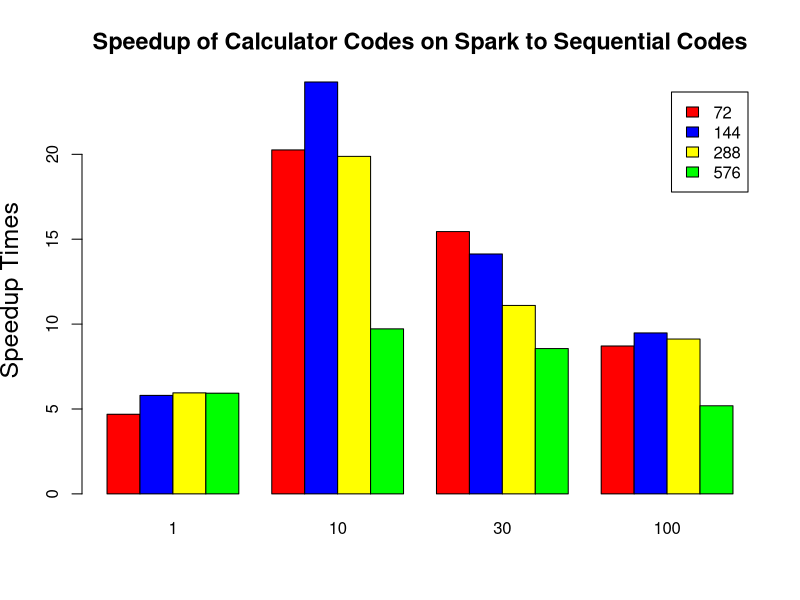
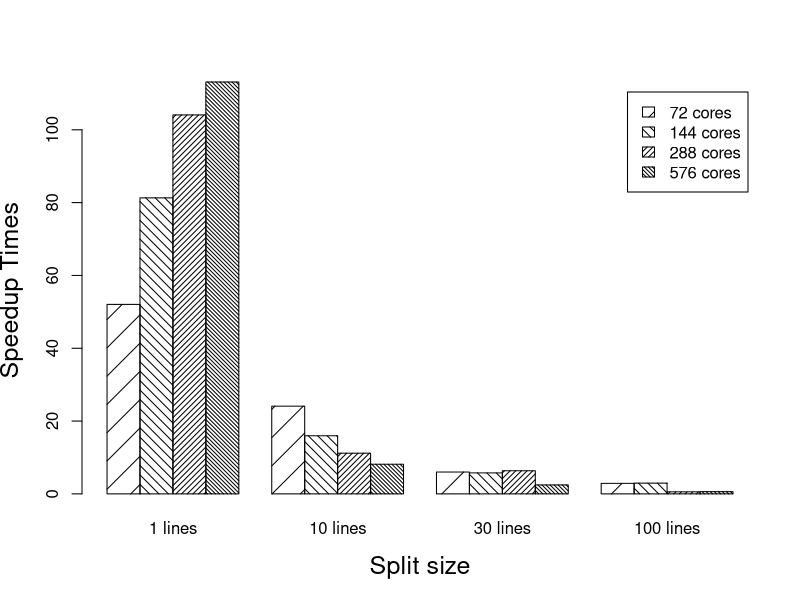
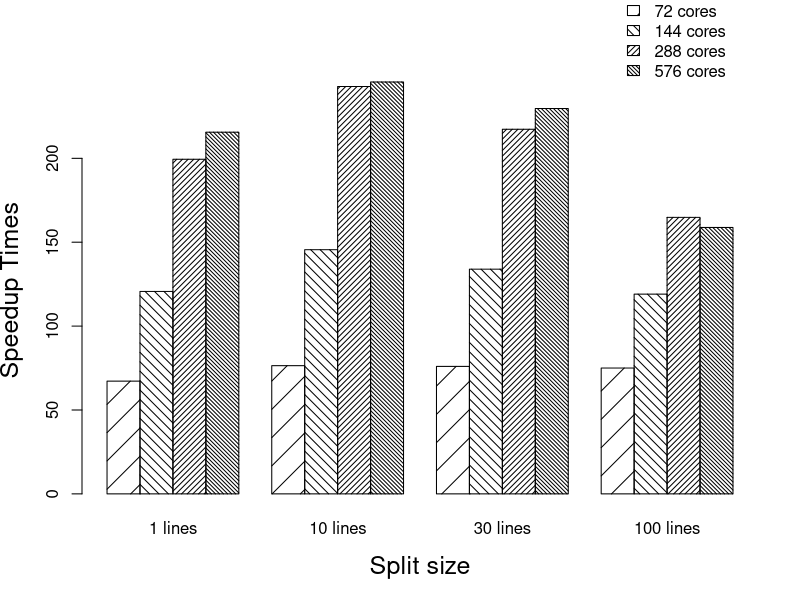

Here is the R script that generated these plots, in order: (Note: this script raises an error after producing the figures.)

# Calc Speedup

calcData <- structure(list(S1= c(4.69,5.80,5.95,5.93), 
                       S10 = c(20.26,24.26,19.88,9.72), 
                       S30 = c(15.45,14.13,11.10,8.56), 
                       S100 = c(8.71,9.48,9.12,5.19)), 
                       .Names = c("1", "10", "30", "100"), class = "data.frame", row.names = c("72","144","288","576"))
attach(calcData)
print(calcData)

colours <- c("red", "blue", "yellow", "green")

barplot(as.matrix(calcData), main="Speedup of Calculator Codes on Spark to Sequential Codes", ylab = "Speedup Times", 
        cex.lab = 1.5, cex.main = 1.4, beside=TRUE, legend = TRUE, col=colours)

#Hist Speedup

histData <- structure(list(S1= c(52.04,81.31,104.08,113.13), 
                       S10 = c(24.09,15.96,11.17,8.14), 
                       S30 = c(6.00,5.76,6.35,2.46 ), 
                       S100 = c(2.89,2.95,0.56,0.61 )), 
                       .Names = c("1 lines", "10 lines", "30 lines", "100 lines"), 
                       class = "data.frame", row.names = c("72 cores","144 cores","288 cores","576 cores"))
attach(histData)
print(histData)

colours <- c("red", "blue", "yellow", "green")

barplot(as.matrix(histData), xlab = "Split size", ylab = "Speedup Times", 
        cex.lab = 1.5, cex.main = 1.4, beside=TRUE, legend = TRUE, col=1, lwd=1:2, angle=c(45, 135), density=seq(5,35,10))



#Hilbert Filter Speedup

htfData <- structure(list(S1= c(67.20,120.67,199.43,215.57 ), 
                       S10 = c(76.42,145.54,242.81,245.49 ), 
                       S30 = c(75.98,133.93,217.32,229.69 ), 
                       S100 = c(75.01,119.05,164.81,158.78 )), 
                       .Names = c("1 lines", "10 lines", "30 lines", "100 lines"), 
                       class = "data.frame", row.names = c("72 cores","144 cores","288 cores","576 cores"))
attach(htfData)
print(htfData)

colours <- c("red", "blue", "yellow", "green")

barplot(as.matrix(htfData), xlab = "Split size",ylab = "Speedup Times", 
        cex.lab = 1.5, cex.main = 1.4, beside=TRUE, legend = TRUE, col=1, lwd=1:2, angle=c(45, 135), density=seq(5,35,10),
       args.legend = list(x = 20, y=300, bty = "n"))


#FFT Speedup

fftData <- structure(list(S1= c(133.49,235.77,264.04,161.90), 
                       S10 = c(3268.34,3603.01,3327.53,2362.54), 
                       S30 = c(60793.45,67307.03,49185.91,42175.90)), 
                       .Names = c("3x3x3", "9x9x9", "17x17x17"), 
                       class = "data.frame", row.names = c("72 cores","144 cores","288 cores","576 cores"))
attach(fftData)
print(fftData)

colours <- c("red", "blue", "yellow", "green")

barplot(as.matrix(fftData), main="Speedup of FFT Codes on Spark to Sequential Codes", ylab = "Speedup Times", 
        cex.lab = 1.5, cex.main = 1.4, beside=TRUE, legend = TRUE, log="y", col=1, lwd=1:2, angle=c(45, 135), density=seq(5,35,10))



#Jacobi Speedup


jacobiData <- structure(list(S1  = c(4.32,  3.13,  3.10,  2.67), 
                             S10 = c(8.52,  11.76, 14.60, 15.01 ), 
                             S30 = c(30.47, 37.80, 40.90, 39.81 )), 
                       .Names = c("Broadcast Var.", "Cassandra DB", "Boundary RDD"), 
                       class = "data.frame", row.names = c("72 cores","144 cores","288 cores","576 cores"))
attach(jacobiData)
print(jacobiData)

colours <- c("red", "blue", "yellow", "green")

barplot(as.matrix(jacobiData),xlab = "Subvolume size", ylab = "Speedup Times",
        cex.lab = 1.5, cex.main = 1.4, beside=TRUE, legend = TRUE, args.legend = list(x = 4, y=46, bty = "n"))
